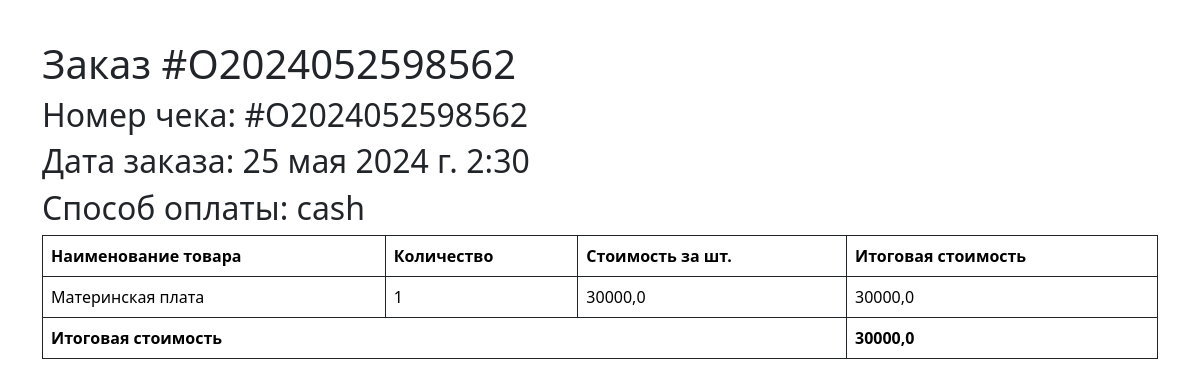
/order/#O2024052598562 (signed in), run on the app's committed database.
### main/models.py (models this page shows, shortened)
class Order(models.Model):
    user = models.ForeignKey(User, on_delete=models.CASCADE)
    product = models.CharField(max_length=255)
    quantity = models.IntegerField(default=1)
    price = models.FloatField('Стоимость товара', default=1)
    date_time = models.DateTimeField()
    payment_method = models.CharField(max_length=100)
    document_number = models.CharField(max_length=255)
    class Meta:
        verbose_name = 'Order'
        verbose_name_plural = 'Orders'
    def total_price(self):
        return self.price * self.quantity

### main/views.py (the view)
# urls.py: path('order/<str:order_number>', views.view_order, name='order'),
@login_required
def view_order(request, order_number):
    context = {
        'error': 0,
    }
    try:
        order_ = Order.objects.filter(document_number=order_number)
        context['order_'] = order_
        context['order_number'] = order_[0].document_number
        context['order_date'] = order_[0].date_time
        context['payment_method'] = order_[0].payment_method
        summ = 0
        for item in order_:
            summ += item.total_price()
        context['total_price'] = summ
    except:
        context['error'] = 1
    return render(request, 'main/order.html', context=context)

### main/templates/main/order.html (shortened to what this page needs)
{% load static %}
<!DOCTYPE html>
<html lang="en">
<head>
    <link rel="stylesheet" type="text/css" href="https://cdn.datatables.net/2.0.5/css/dataTables.dataTables.css"/>
        <link href="https://cdn.jsdelivr.net/npm/bootstrap@5.3.3/dist/css/bootstrap.min.css" rel="stylesheet">
    <link rel="stylesheet" type="text/css" href="{% static 'main/css/style.css' %}"/>
</head>
<body>
{% if error == 0 %}
<div class="container-lg" style="margin-top: 40px;">
        <h1>Заказ {{order_number}}</h1>
        <h2>Номер чека: {{order_number}}</h2>
        <h2>Дата заказа: {{order_date}}</h2>
        <h2>Способ оплаты: {{payment_method}}</h2>
        <table class="table table-bordered border-dark">
            <thead>
                <tr>
                    <th>Наименование товара</th>
                    <th>Количество</th>
                    <th>Стоимость за шт.</th>
                    <th>Итоговая стоимость</th>
                </tr>
            </thead>
            <tbody>
                {% for item in order_ %}
                    <tr>
                        <td>{{item.product}}</td>
                        <td>{{item.quantity}}</td>
                        <td>{{item.price}}</td>
                        <td>{{item.total_price}}</td>
                    </tr>
                {% endfor %}
                <tr>
                    <th colspan="3">Итоговая стоимость</th>
                    <th>{{total_price}}</th>
                </tr>
            </tbody>
        </table>
    </div>
{% else %}
    <h1 align="center">Произошла ошибка!</h1>
{% endif %}
</body>
</html>

### data on the page
Order: document_number "#O2024052598562", date_time "25 мая 2024 г. 2:30", payment_method "cash", product "Материнская плата", quantity "1", price "30000,0", total_price "30000,0"

### other printed values
{{ total_price }} "30000,0"
